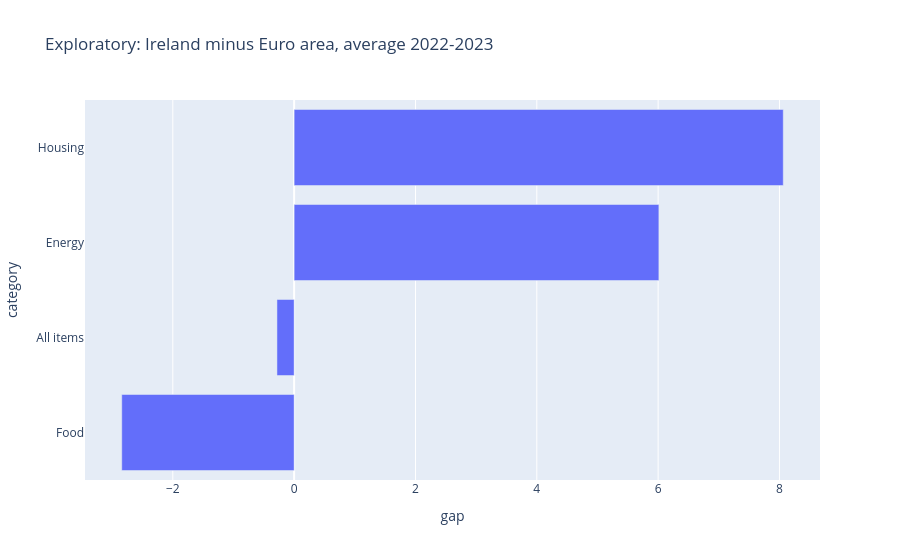

The notebook cell this image was saved under:
### Markdown cell above
### 2.3 Exploratory chart 2 - Ireland vs Euro area by category

### Code cell
# Source: pandas group by, https://pandas.pydata.org/docs/user_guide/groupby.html
# and plotly horizontal bar charts, https://plotly.com/python/horizontal-bar-charts/

# keep only the crisis years, 2022 and 2023
crisis = clean_data[clean_data["month"].dt.year.isin([2022, 2023])]

# Average rate for each category and place
average = crisis.groupby(["category", "geo"])["value"].mean().unstack()

# Ireland minus Euro area: above 0 means prices rose faster in Ireland
gap = (average["Ireland"] - average["Euro area"]).reset_index(name="gap")
gap = gap.sort_values("gap")

chart2 = px.bar(gap, x="gap", y="category", orientation="h",
                title="Exploratory: Ireland minus Euro area, 2022-2023")
chart2.show()

### Figure 1 — Plotly figure (JSON) as saved in the notebook; plotly's stock layout.template omitted (floating-point values rounded to 4 significant figures)
{"data": [{"hovertemplate": "gap=%{x}<br>category=%{y}<extra></extra>", "legendgroup": "", "marker": {"color": "#636efa", "pattern": {"shape": ""}}, "name": "", "orientation": "h", "showlegend": false, "textposition": "auto", "type": "bar", "x": [-2.842, -0.2833, 6.013, 8.062], "xaxis": "x", "y": ["Food", "All items", "Energy", "Housing"], "yaxis": "y"}], "layout": {"barmode": "relative", "legend": {"tracegroupgap": 0}, "title": {"text": "Exploratory: Ireland minus Euro area, average 2022-2023"}, "xaxis": {"anchor": "y", "domain": [0, 1], "title": {"text": "gap"}}, "yaxis": {"anchor": "x", "domain": [0, 1], "title": {"text": "category"}}}}
